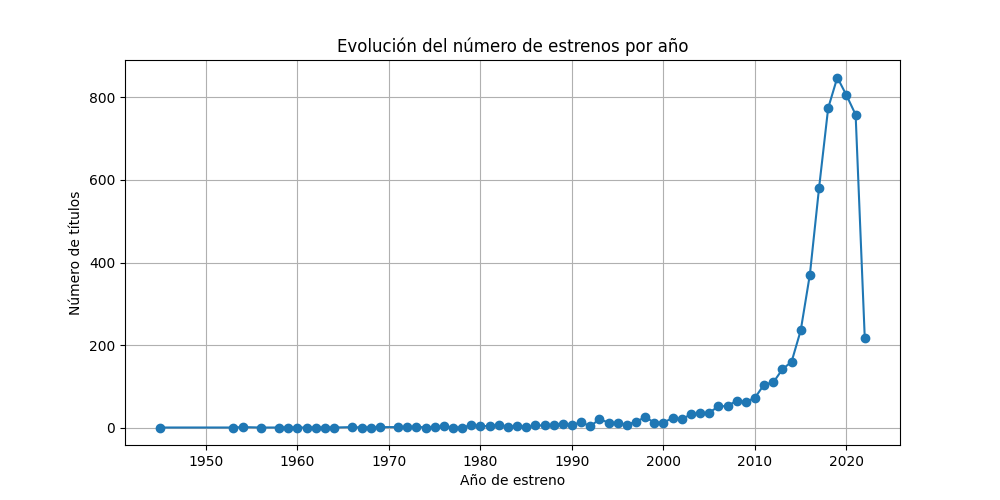

The Python source for this figure:
# 12_.Evolución de estrenos. 
# Representa mediante un gráfico la evolución del número de títulos a lo largo de los años.
# (3 %)
import pandas as pd
import matplotlib.pyplot as plt

url = "https://raw.githubusercontent.com/amirtds/kaggle-netflix-tv-shows-and-movies/refs/heads/main/titles.csv"
netflix = pd.read_csv(url)

# Obtenemos el número de estrenos por año.
estrenos_por_anio = netflix['release_year'].value_counts().sort_index()

plt.figure(figsize=(10,5))
plt.plot(estrenos_por_anio.index, estrenos_por_anio.values, marker='o')
plt.title("Evolución del número de estrenos por año")
plt.xlabel("Año de estreno")
plt.ylabel("Número de títulos")
plt.grid(True)
plt.show()
